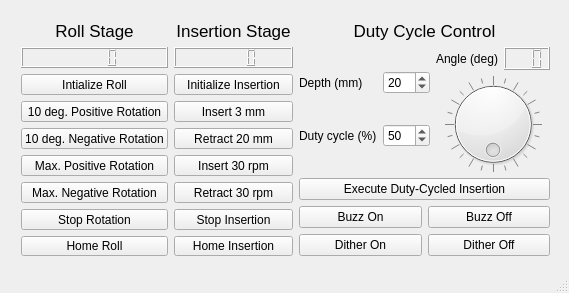
<?xml version="1.0" encoding="UTF-8"?>
<ui version="4.0">
 <class>RobotControlClass</class>
 <widget class="QMainWindow" name="RobotControlClass">
  <property name="geometry">
   <rect>
    <x>0</x>
    <y>0</y>
    <width>569</width>
    <height>293</height>
   </rect>
  </property>
  <property name="windowTitle">
   <string>RobotControl</string>
  </property>
  <widget class="QWidget" name="centralWidget">
   <widget class="QWidget" name="layoutWidget">
    <property name="geometry">
     <rect>
      <x>10</x>
      <y>10</y>
      <width>551</width>
      <height>257</height>
     </rect>
    </property>
    <layout class="QGridLayout" name="gridLayout">
     <item row="1" column="1">
      <layout class="QVBoxLayout" name="verticalLayout_2">
       <item>
        <widget class="QLCDNumber" name="insertion_pos"/>
       </item>
       <item>
        <widget class="QPushButton" name="InitInsertion">
         <property name="text">
          <string>Initialize Insertion</string>
         </property>
        </widget>
       </item>
       <item>
        <widget class="QPushButton" name="insert2mm">
         <property name="text">
          <string>Insert 3 mm</string>
         </property>
        </widget>
       </item>
       <item>
        <widget class="QPushButton" name="retract2mm">
         <property name="text">
          <string>Retract 20 mm</string>
         </property>
        </widget>
       </item>
       <item>
        <widget class="QPushButton" name="insert30rpm">
         <property name="text">
          <string>Insert 30 rpm</string>
         </property>
        </widget>
       </item>
       <item>
        <widget class="QPushButton" name="retract30rpm">
         <property name="text">
          <string>Retract 30 rpm</string>
         </property>
        </widget>
       </item>
       <item>
        <widget class="QPushButton" name="stopInsertion">
         <property name="text">
          <string>Stop Insertion</string>
         </property>
        </widget>
       </item>
       <item>
        <widget class="QPushButton" name="homeInsertion">
         <property name="text">
          <string>Home Insertion</string>
         </property>
        </widget>
       </item>
      </layout>
     </item>
     <item row="0" column="0">
      <widget class="QLabel" name="label">
       <property name="font">
        <font>
         <pointsize>13</pointsize>
        </font>
       </property>
       <property name="text">
        <string>Roll Stage</string>
       </property>
       <property name="alignment">
        <set>Qt::AlignBottom|Qt::AlignHCenter</set>
       </property>
      </widget>
     </item>
     <item row="0" column="1">
      <widget class="QLabel" name="label_2">
       <property name="font">
        <font>
         <pointsize>13</pointsize>
        </font>
       </property>
       <property name="text">
        <string>Insertion Stage</string>
       </property>
       <property name="alignment">
        <set>Qt::AlignBottom|Qt::AlignHCenter</set>
       </property>
      </widget>
     </item>
     <item row="1" column="0">
      <layout class="QVBoxLayout" name="verticalLayout">
       <property name="leftMargin">
        <number>0</number>
       </property>
       <item>
        <widget class="QLCDNumber" name="roll_pos"/>
       </item>
       <item>
        <widget class="QPushButton" name="InitRoll">
         <property name="text">
          <string>Intialize Roll</string>
         </property>
        </widget>
       </item>
       <item>
        <widget class="QPushButton" name="rotatePosInc">
         <property name="text">
          <string>10 deg. Positive Rotation</string>
         </property>
        </widget>
       </item>
       <item>
        <widget class="QPushButton" name="rotateNegInc">
         <property name="text">
          <string>10 deg. Negative Rotation</string>
         </property>
        </widget>
       </item>
       <item>
        <widget class="QPushButton" name="maxPosVelocity">
         <property name="text">
          <string>Max. Positive Rotation</string>
         </property>
        </widget>
       </item>
       <item>
        <widget class="QPushButton" name="maxNegVelocity">
         <property name="text">
          <string>Max. Negative Rotation</string>
         </property>
        </widget>
       </item>
       <item>
        <widget class="QPushButton" name="stopMotor">
         <property name="text">
          <string>Stop Rotation</string>
         </property>
        </widget>
       </item>
       <item>
        <widget class="QPushButton" name="homeRoll">
         <property name="text">
          <string>Home Roll</string>
         </property>
        </widget>
       </item>
      </layout>
     </item>
     <item row="0" column="2">
      <widget class="QLabel" name="label_3">
       <property name="font">
        <font>
         <pointsize>13</pointsize>
        </font>
       </property>
       <property name="text">
        <string>Duty Cycle Control</string>
       </property>
       <property name="alignment">
        <set>Qt::AlignBottom|Qt::AlignHCenter</set>
       </property>
      </widget>
     </item>
     <item row="1" column="2">
      <layout class="QVBoxLayout" name="verticalLayout_3">
       <item>
        <layout class="QHBoxLayout" name="horizontalLayout">
         <item>
          <layout class="QGridLayout" name="gridLayout_2">
           <item row="0" column="0">
            <widget class="QLabel" name="label_4">
             <property name="text">
              <string>Depth (mm)</string>
             </property>
            </widget>
           </item>
           <item row="0" column="1">
            <widget class="QSpinBox" name="DC_depth_setting">
             <property name="maximum">
              <number>100</number>
             </property>
             <property name="singleStep">
              <number>10</number>
             </property>
             <property name="value">
              <number>20</number>
             </property>
            </widget>
           </item>
           <item row="1" column="0">
            <widget class="QLabel" name="label_5">
             <property name="text">
              <string>Duty cycle (%)</string>
             </property>
            </widget>
           </item>
           <item row="1" column="1">
            <widget class="QSpinBox" name="DC_setting">
             <property name="minimum">
              <number>25</number>
             </property>
             <property name="maximum">
              <number>100</number>
             </property>
             <property name="value">
              <number>50</number>
             </property>
            </widget>
           </item>
          </layout>
         </item>
         <item>
          <layout class="QGridLayout" name="gridLayout_3">
           <item row="0" column="0">
            <widget class="QLabel" name="label_6">
             <property name="text">
              <string>Angle (deg)</string>
             </property>
             <property name="alignment">
              <set>Qt::AlignCenter</set>
             </property>
            </widget>
           </item>
           <item row="0" column="1">
            <widget class="QLCDNumber" name="DC_Angle_Display">
             <property name="enabled">
              <bool>true</bool>
             </property>
             <property name="numDigits">
              <number>3</number>
             </property>
            </widget>
           </item>
           <item row="1" column="0" colspan="2">
            <widget class="QDial" name="DC_angle_setting">
             <property name="maximum">
              <number>360</number>
             </property>
             <property name="invertedAppearance">
              <bool>true</bool>
             </property>
             <property name="wrapping">
              <bool>true</bool>
             </property>
             <property name="notchTarget">
              <double>15.000000000000000</double>
             </property>
             <property name="notchesVisible">
              <bool>true</bool>
             </property>
            </widget>
           </item>
          </layout>
         </item>
        </layout>
       </item>
       <item>
        <widget class="QPushButton" name="dutyCycle">
         <property name="text">
          <string>Execute Duty-Cycled Insertion</string>
         </property>
        </widget>
       </item>
       <item>
        <layout class="QHBoxLayout" name="horizontalLayout_2">
         <item>
          <widget class="QPushButton" name="vibrationOn">
           <property name="text">
            <string>Buzz On</string>
           </property>
          </widget>
         </item>
         <item>
          <widget class="QPushButton" name="vibrationOff">
           <property name="text">
            <string>Buzz Off</string>
           </property>
          </widget>
         </item>
        </layout>
       </item>
       <item>
        <layout class="QHBoxLayout" name="horizontalLayout_5">
         <item>
          <widget class="QPushButton" name="ditherOn">
           <property name="text">
            <string>Dither On</string>
           </property>
          </widget>
         </item>
         <item>
          <widget class="QPushButton" name="ditherOff">
           <property name="text">
            <string>Dither Off</string>
           </property>
          </widget>
         </item>
        </layout>
       </item>
      </layout>
     </item>
    </layout>
   </widget>
  </widget>
  <widget class="QStatusBar" name="statusBar"/>
 </widget>
 <layoutdefault spacing="6" margin="11"/>
 <resources>
  <include location="robotcontrol.qrc"/>
 </resources>
 <connections>
  <connection>
   <sender>InitInsertion</sender>
   <signal>clicked()</signal>
   <receiver>RobotControlClass</receiver>
   <slot>InitializeInsertion()</slot>
   <hints>
    <hint type="sourcelabel">
     <x>269</x>
     <y>97</y>
    </hint>
    <hint type="destinationlabel">
     <x>179</x>
     <y>119</y>
    </hint>
   </hints>
  </connection>
  <connection>
   <sender>InitRoll</sender>
   <signal>clicked()</signal>
   <receiver>RobotControlClass</receiver>
   <slot>InitializeRoll()</slot>
   <hints>
    <hint type="sourcelabel">
     <x>277</x>
     <y>123</y>
    </hint>
    <hint type="destinationlabel">
     <x>299</x>
     <y>199</y>
    </hint>
   </hints>
  </connection>
  <connection>
   <sender>stopMotor</sender>
   <signal>clicked()</signal>
   <receiver>RobotControlClass</receiver>
   <slot>StopMotor()</slot>
   <hints>
    <hint type="sourcelabel">
     <x>290</x>
     <y>223</y>
    </hint>
    <hint type="destinationlabel">
     <x>299</x>
     <y>199</y>
    </hint>
   </hints>
  </connection>
  <connection>
   <sender>rotateNegInc</sender>
   <signal>clicked()</signal>
   <receiver>RobotControlClass</receiver>
   <slot>RotNegInc()</slot>
   <hints>
    <hint type="sourcelabel">
     <x>90</x>
     <y>169</y>
    </hint>
    <hint type="destinationlabel">
     <x>91</x>
     <y>112</y>
    </hint>
   </hints>
  </connection>
  <connection>
   <sender>maxPosVelocity</sender>
   <signal>clicked()</signal>
   <receiver>RobotControlClass</receiver>
   <slot>SetMaxPosVelocity()</slot>
   <hints>
    <hint type="sourcelabel">
     <x>90</x>
     <y>67</y>
    </hint>
    <hint type="destinationlabel">
     <x>91</x>
     <y>112</y>
    </hint>
   </hints>
  </connection>
  <connection>
   <sender>maxNegVelocity</sender>
   <signal>clicked()</signal>
   <receiver>RobotControlClass</receiver>
   <slot>SetMaxNegVelocity()</slot>
   <hints>
    <hint type="sourcelabel">
     <x>90</x>
     <y>104</y>
    </hint>
    <hint type="destinationlabel">
     <x>91</x>
     <y>112</y>
    </hint>
   </hints>
  </connection>
  <connection>
   <sender>retract2mm</sender>
   <signal>clicked()</signal>
   <receiver>RobotControlClass</receiver>
   <slot>Retract2mm()</slot>
   <hints>
    <hint type="sourcelabel">
     <x>266</x>
     <y>108</y>
    </hint>
    <hint type="destinationlabel">
     <x>180</x>
     <y>112</y>
    </hint>
   </hints>
  </connection>
  <connection>
   <sender>insert2mm</sender>
   <signal>clicked()</signal>
   <receiver>RobotControlClass</receiver>
   <slot>Insert2mm()</slot>
   <hints>
    <hint type="sourcelabel">
     <x>266</x>
     <y>79</y>
    </hint>
    <hint type="destinationlabel">
     <x>180</x>
     <y>112</y>
    </hint>
   </hints>
  </connection>
  <connection>
   <sender>insert30rpm</sender>
   <signal>clicked()</signal>
   <receiver>RobotControlClass</receiver>
   <slot>Insert30rpm()</slot>
   <hints>
    <hint type="sourcelabel">
     <x>266</x>
     <y>137</y>
    </hint>
    <hint type="destinationlabel">
     <x>180</x>
     <y>112</y>
    </hint>
   </hints>
  </connection>
  <connection>
   <sender>retract30rpm</sender>
   <signal>clicked()</signal>
   <receiver>RobotControlClass</receiver>
   <slot>Retract30rpm()</slot>
   <hints>
    <hint type="sourcelabel">
     <x>266</x>
     <y>166</y>
    </hint>
    <hint type="destinationlabel">
     <x>180</x>
     <y>112</y>
    </hint>
   </hints>
  </connection>
  <connection>
   <sender>stopInsertion</sender>
   <signal>clicked()</signal>
   <receiver>RobotControlClass</receiver>
   <slot>StopInsertion()</slot>
   <hints>
    <hint type="sourcelabel">
     <x>266</x>
     <y>195</y>
    </hint>
    <hint type="destinationlabel">
     <x>180</x>
     <y>112</y>
    </hint>
   </hints>
  </connection>
  <connection>
   <sender>rotatePosInc</sender>
   <signal>clicked()</signal>
   <receiver>RobotControlClass</receiver>
   <slot>RotPosInc()</slot>
   <hints>
    <hint type="sourcelabel">
     <x>94</x>
     <y>195</y>
    </hint>
    <hint type="destinationlabel">
     <x>180</x>
     <y>112</y>
    </hint>
   </hints>
  </connection>
  <connection>
   <sender>dutyCycle</sender>
   <signal>clicked()</signal>
   <receiver>RobotControlClass</receiver>
   <slot>ExecuteDutyCycle()</slot>
   <hints>
    <hint type="sourcelabel">
     <x>403</x>
     <y>119</y>
    </hint>
    <hint type="destinationlabel">
     <x>275</x>
     <y>116</y>
    </hint>
   </hints>
  </connection>
  <connection>
   <sender>DC_depth_setting</sender>
   <signal>valueChanged(int)</signal>
   <receiver>RobotControlClass</receiver>
   <slot>SetDCInsDist(int)</slot>
   <hints>
    <hint type="sourcelabel">
     <x>310</x>
     <y>341</y>
    </hint>
    <hint type="destinationlabel">
     <x>285</x>
     <y>269</y>
    </hint>
   </hints>
  </connection>
  <connection>
   <sender>DC_setting</sender>
   <signal>valueChanged(int)</signal>
   <receiver>RobotControlClass</receiver>
   <slot>SetDCPercent(int)</slot>
   <hints>
    <hint type="sourcelabel">
     <x>428</x>
     <y>136</y>
    </hint>
    <hint type="destinationlabel">
     <x>288</x>
     <y>117</y>
    </hint>
   </hints>
  </connection>
  <connection>
   <sender>DC_angle_setting</sender>
   <signal>valueChanged(int)</signal>
   <receiver>RobotControlClass</receiver>
   <slot>SetDCAngle(int)</slot>
   <hints>
    <hint type="sourcelabel">
     <x>507</x>
     <y>127</y>
    </hint>
    <hint type="destinationlabel">
     <x>288</x>
     <y>117</y>
    </hint>
   </hints>
  </connection>
  <connection>
   <sender>DC_angle_setting</sender>
   <signal>valueChanged(int)</signal>
   <receiver>DC_Angle_Display</receiver>
   <slot>display(int)</slot>
   <hints>
    <hint type="sourcelabel">
     <x>389</x>
     <y>400</y>
    </hint>
    <hint type="destinationlabel">
     <x>431</x>
     <y>341</y>
    </hint>
   </hints>
  </connection>
  <connection>
   <sender>homeInsertion</sender>
   <signal>clicked()</signal>
   <receiver>RobotControlClass</receiver>
   <slot>homeInsertion()</slot>
   <hints>
    <hint type="sourcelabel">
     <x>239</x>
     <y>224</y>
    </hint>
    <hint type="destinationlabel">
     <x>283</x>
     <y>129</y>
    </hint>
   </hints>
  </connection>
  <connection>
   <sender>homeRoll</sender>
   <signal>clicked()</signal>
   <receiver>RobotControlClass</receiver>
   <slot>homeRoll()</slot>
   <hints>
    <hint type="sourcelabel">
     <x>85</x>
     <y>224</y>
    </hint>
    <hint type="destinationlabel">
     <x>283</x>
     <y>129</y>
    </hint>
   </hints>
  </connection>
  <connection>
   <sender>vibrationOn</sender>
   <signal>clicked()</signal>
   <receiver>RobotControlClass</receiver>
   <slot>vibrationOn()</slot>
   <hints>
    <hint type="sourcelabel">
     <x>377</x>
     <y>224</y>
    </hint>
    <hint type="destinationlabel">
     <x>283</x>
     <y>247</y>
    </hint>
   </hints>
  </connection>
  <connection>
   <sender>vibrationOff</sender>
   <signal>clicked()</signal>
   <receiver>RobotControlClass</receiver>
   <slot>vibrationOff()</slot>
   <hints>
    <hint type="sourcelabel">
     <x>499</x>
     <y>224</y>
    </hint>
    <hint type="destinationlabel">
     <x>283</x>
     <y>247</y>
    </hint>
   </hints>
  </connection>
  <connection>
   <sender>ditherOn</sender>
   <signal>clicked()</signal>
   <receiver>RobotControlClass</receiver>
   <slot>DitherOn()</slot>
   <hints>
    <hint type="sourcelabel">
     <x>377</x>
     <y>226</y>
    </hint>
    <hint type="destinationlabel">
     <x>290</x>
     <y>276</y>
    </hint>
   </hints>
  </connection>
  <connection>
   <sender>ditherOff</sender>
   <signal>clicked()</signal>
   <receiver>RobotControlClass</receiver>
   <slot>DitherOff()</slot>
   <hints>
    <hint type="sourcelabel">
     <x>499</x>
     <y>226</y>
    </hint>
    <hint type="destinationlabel">
     <x>290</x>
     <y>276</y>
    </hint>
   </hints>
  </connection>
 </connections>
 <slots>
  <slot>InitializeRoll()</slot>
  <slot>StopMotor()</slot>
  <slot>RotNegInc()</slot>
  <slot>SetMaxPosVelocity()</slot>
  <slot>SetMaxNegVelocity()</slot>
  <slot>InitializeInsertion()</slot>
  <slot>Insert2mm()</slot>
  <slot>Retract2mm()</slot>
  <slot>Insert30rpm()</slot>
  <slot>Retract30rpm()</slot>
  <slot>StopInsertion()</slot>
  <slot>RotPosInc()</slot>
  <slot>ExecuteDutyCycle()</slot>
  <slot>SetDCPercent(int)</slot>
  <slot>SetDCInsDist(int)</slot>
  <slot>SetDCAngle(int)</slot>
  <slot>homeRoll()</slot>
  <slot>homeInsertion()</slot>
  <slot>vibrationOn()</slot>
  <slot>vibrationOff()</slot>
  <slot>DitherOn()</slot>
  <slot>DitherOff()</slot>
 </slots>
</ui>
